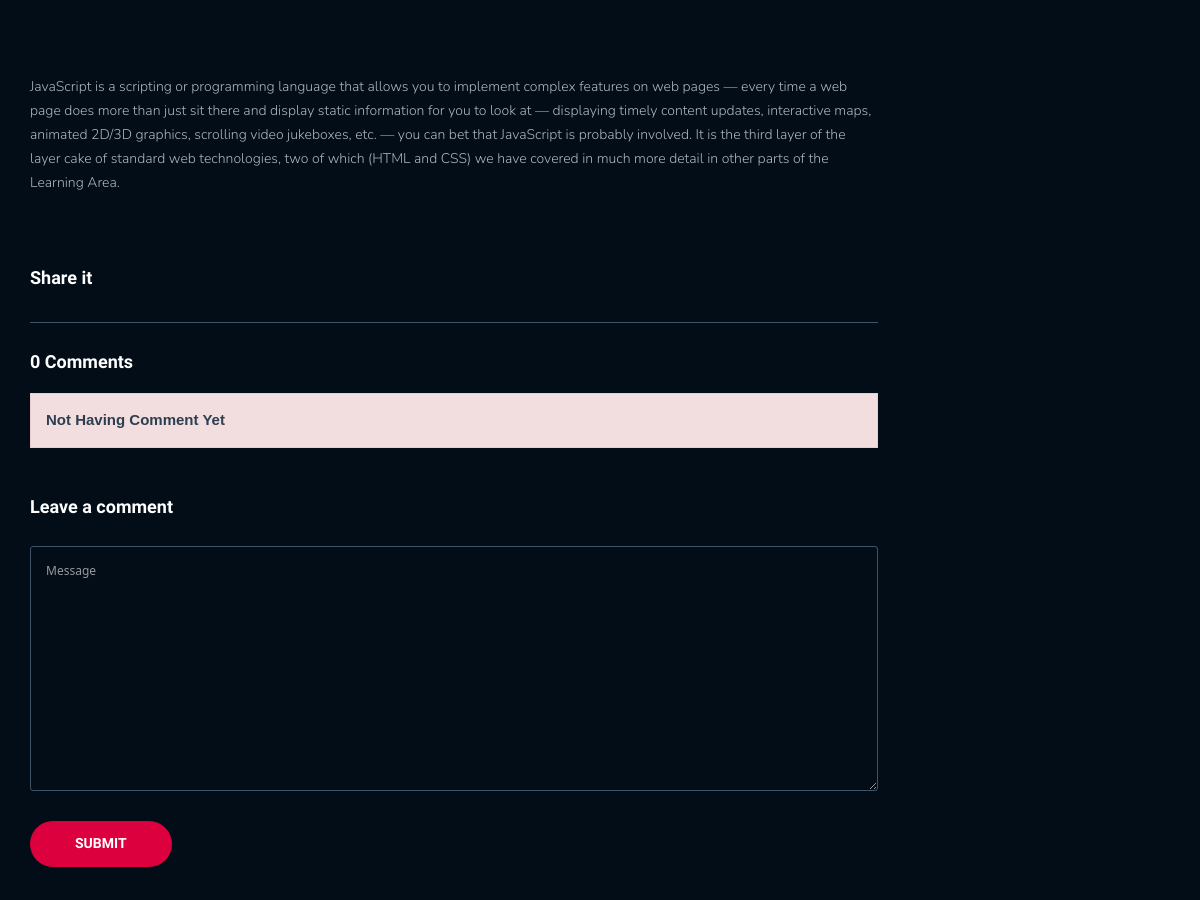
Page /blog/blogdetail/66/ (signed in, middle part) on the earlier database version.
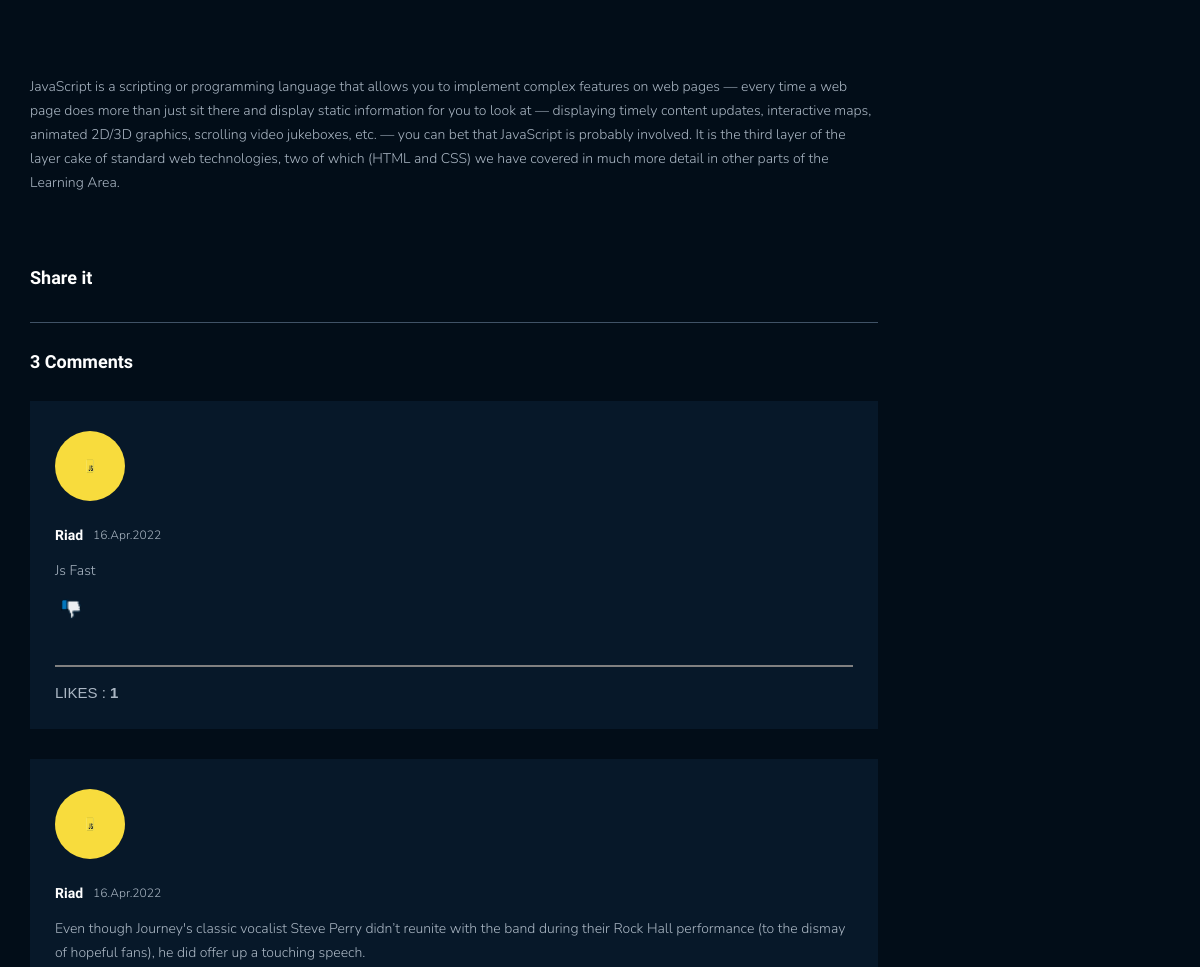
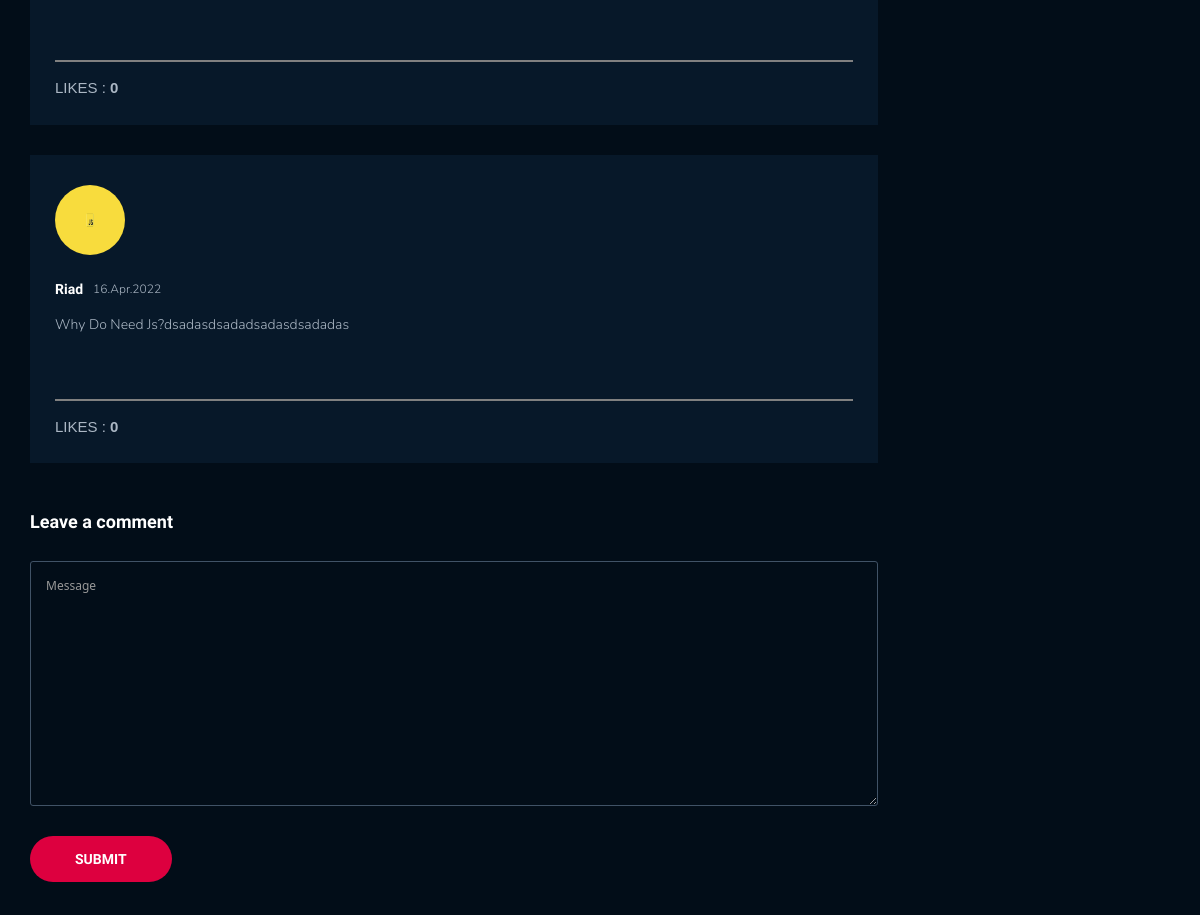
Same page on the later database version (2 pictures, top to bottom).
### postblog/models.py (models this page shows, shortened)
class PostFilm(models.Model):
    author_post = models.ForeignKey(Profile,on_delete=models.CASCADE,related_name='authorpost')
    title_post = models.CharField(max_length=50)
    description_post = models.TextField()
    slug_post = models.SlugField(db_index=True,blank=True)
    category_post = models.ForeignKey(Category,on_delete=models.CASCADE,related_name='categorypost',blank=True,null=True)
    tag_post = models.ManyToManyField(Tag,related_name='tagmovie',blank=True)
    update_data_post = models.DateTimeField(auto_now=True)
    created_date_post = models.DateTimeField(auto_now_add=True)

class Comment(models.Model):
    user = models.ForeignKey(Profile,on_delete=models.CASCADE)
    post_film = models.ForeignKey(PostFilm,on_delete=models.CASCADE,related_name='commentsblogfilm')
    liked_comment = models.ManyToManyField(Profile,related_name='likedcomment',blank=True)
    body = models.TextField(max_length=400)
    created = models.DateTimeField(auto_now_add=True)
    def like_comment_count(self):
        return self.liked_comment.count()
    class Meta:
        ordering = ['-created']

### profiles/models.py (models this page shows, shortened)
class Profile(models.Model):
    user = models.OneToOneField(User,on_delete=models.CASCADE)
    bio = models.TextField(blank=True,null=True)
    country = models.CharField(max_length=20,blank=True,null=True)
    state = models.CharField(max_length=20,blank=True,null=True)
    avatar = models.ImageField(upload_to='profilespicture',blank=True)
    slug_user = models.SlugField(unique=True,db_index=True,blank=True)
    updated = models.DateTimeField(auto_now=True)
    created = models.DateTimeField(auto_now_add=True)
    isFavoriteMovie = models.BooleanField(default=False)
    def __str__(self):
        return str(self.user)

### postblog/views.py (the view, shortened to what this page needs)
# urls.py: path('blogdetail/<int:id>/',postDetailView,name='postDetailView'),
def postDetailView(request,id):
    postfilm = get_object_or_404(PostFilm,id=id)
    imagepostlists = ImagePost.objects.filter(postfilm_fk=postfilm)
    tagpostslists = postfilm.tag_post.all()
    profile = Profile.objects.get(user=request.user)
    form = CommentForm(request.POST or None)
    context = {
        'postfilm':postfilm,
        'imagepostlists':imagepostlists,
        'tagpostslists':tagpostslists,
        'likeprofile':profile,
        'form':form,
    }
    return render(request,'postblog/blog_detail.html',context)

### postblog/forms.py
class CommentForm(forms.ModelForm):
    body = forms.CharField(required=True,label='',label_suffix='',widget=forms.Textarea(attrs={
        'name':'message',
        'id':'',
        'placeholder':'Message',
    }))
    class Meta:
        model = Comment
        fields = ['body']

### postblog/context_processors.py (called while the page is built)
def blogFilm(request):
    category = Category.objects.all()
    blogfilms = PostFilm.objects.all()
    popularBlogFilms = PostFilm.objects.order_by('-created_date_post')[:3]
    popularTagFilms = Tag.objects.all().order_by()[:10]
    tagFilms = None
    if(len(popularTagFilms) <= 7):
        tagFilms = popularTagFilms
    else:
        tagFilms = popularTagFilms
    return{
        'category': category,
        'popularBlogFilms':popularBlogFilms,
        'tagFilms':tagFilms
    }

### profiles/context_processors.py (called while the page is built)
def profilePicViewContext(request):
    if request.user.is_authenticated:
        profile_obj = Profile.objects.get(user=request.user)
        pic_user_navbar = profile_obj.avatar
        return {'pic_user_navbar':pic_user_navbar}
    return{}

### postblog/templates/postblog/blog_detail.html (shortened to what this page needs)
{% extends "base.html" %}
{% load static %}
{% block content %}
<div class="page-single">
    <div class="container">
        <div class="row">
            <div class="col-md-9 col-sm-12 col-xs-12">
                <div class="blog-detail-ct">
                    <div class="swiper mySwiper" style="width: 848px;height: 458px">
                        <div class="swiper-wrapper">
                            {% for imagepostlist in imagepostlists %}
                                <div class="swiper-slide">
                                </div>
                            {% endfor %}
                        </div>
                    </div>
                    <p>{{postfilm.description_post}}</p>
                    <div class="flex-it share-tag">
                        <div class="social-link">
                            <h4>Share it</h4>
                            <a href="#"><i class="ion-social-facebook"></i></a>
                            <a href="#"><i class="ion-social-twitter"></i></a>
                            <a href="#"><i class="ion-social-googleplus"></i></a>
                            <a href="#"><i class="ion-social-pinterest"></i></a>
                            <a href="#"><i class="ion-social-linkedin"></i></a>
                        </div>
                    </div>
                    <div class="comments">
                        <h4>{{postfilm.commentsblogfilm.all.count}} Comments</h4>
                        {% if postfilm.commentsblogfilm.all %}
                            {% for commentblog in postfilm.commentsblogfilm.all %}
                                <div class="cmt-item" style="text-align: left;">
                                    {% if commentblog.user.avatar %}
                                        <img src="{{commentblog.user.avatar.url}}" style="border-radius: 50%;width: 70px;height: 70px;" alt="">
                                    {% else %}
                                        <img src="{% static 'images/sekilyox.png' %}" style="border-radius: 50%;width: 70px;height: 70px;" alt="">
                                    {% endif %}
                                    <div class="author-infor" style="margin-top: -50px;">
                                        <div class="flex-it2">
                                            <h6><a href="#">{{commentblog.user}}</a></h6> <span class="time">{{commentblog.created|date:'d.M.Y'}}</span>
                                        </div>
                                        <p>{{commentblog.body}}</p>
                                        <form action="{% url 'postblog:likeUnlikeCommentView' %}" method="POST" class="comment-like-form-class" id="{{commentblog.id}}">
                                            {% if likeprofile not in commentblog.liked_comment.all %}
                                                <button type="submit" class="likeunlike" likeunlike-id="{{commentblog.id}}" style="background-color: #071829 !important;outline: none;border: none;">
                                                </button>
                                            {% else %}
                                                <button type="submit" class="likeunlike" likeunlike-id="{{commentblog.id}}" style="background-color: #071829 !important;outline: none;border: none;">
                                                    <img src="{% static 'images/thumb-down.png' %}" style="width: 20px;margin-top:-5px" alt="">
                                                </button>
                                            {% endif %}
                                            <hr style="height:2px;background-color:grey">
                                            <a class="rep-btn" href="">
                                                Likes :
                                                <strong id="commentlikeunlikecount"> {{commentblog.like_comment_count}}</strong>
                                            </a>
                                        </form>
                                    </div>
                                </div>
                            {% endfor %}
                        {% else %}
                            <br>
                            <div class="alert alert-danger border rounded">
                                <strong style="color:#2c3e50">Not Having Comment Yet</strong>
                            </div>
                        {% endif %}
                    </div>
                    <div class="comment-form">
                        <h4>Leave a comment</h4>
                        <form action="" method="POST" autocomplete="off">
                                <div class="row">
                                    <div class="col-md-12">
                                        {{form}}
                                </div>
                            </div>
                            <input class="submit" type="submit" placeholder="submit">
                        </form>
                    </div>
                </div>
            </div>
        </div>
    </div>
</div>
{% endblock content %}

### templates/base.html (shortened to what this page needs)
{% load static %}
<!DOCTYPE html>
<html lang="en">
<head>
    <link rel="stylesheet" href="{% static 'css/swiper-bundle.min.css' %}">
    <link rel="stylesheet" href="{% static 'css/plugins.css' %}">
    <link rel="stylesheet" href="{% static 'css/style.css' %}">
</head>
<body>
    {% block content %}
    {% endblock content %}
</body>
</html>

### templates/partials/_navbar.html (shortened to what this page needs)
{% load static %}

### templates/partials/_preloader.html (shortened to what this page needs)
{% load static %}

### templates/partials/_login.html (shortened to what this page needs)
{% load static %}

### templates/partials/_register.html (shortened to what this page needs)
{% load static %}

### templates/partials/_header.html (shortened to what this page needs)
{% load static %}

### templates/partials/_footer.html (shortened to what this page needs)
{% load static %}

Differences in the rows shown:
computed for PostFilm: commentsblogfilm.all.count "0" → "3"
added Comment: user.avatar (picture), user "Riad", created "16.Apr.2022", body "Js Fast", like_comment_count "1"
added Comment: user.avatar (picture), user "Riad", created "16.Apr.2022", body "Even though Journey's classic vocalist Steve Perry didn’t reunite with the band during their Rock Hall performance (to the dismay of hopeful fans), he did offer up a touching speech.", like_comment_count "0"
added Comment: user.avatar (picture), user "Riad", created "16.Apr.2022", body "Why Do Need Js?dsadasdsadadsadasdsadadas", like_comment_count "0"
Other differences:
text no longer shown: "Not Having Comment Yet"
